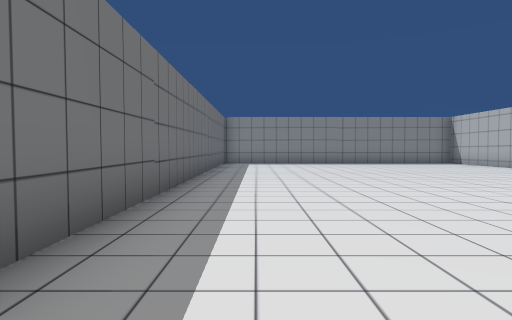
view 1 (above)

16 first-person views from a walk through a Unity game level. The camera is 1.3 m above the floor, tilts 2° down and sees 75° across. The floor is counted in squares, 2 m on a side. Each view is taken from the middle of a square. On the plan, view 1 faces up. The plan holds only what a view shows up to about 10 squares ahead; the rest is blank. The player is left out.

view 2
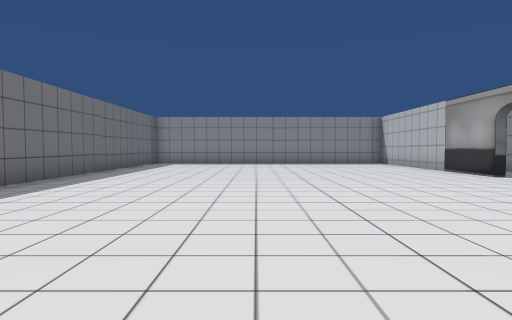

view 3
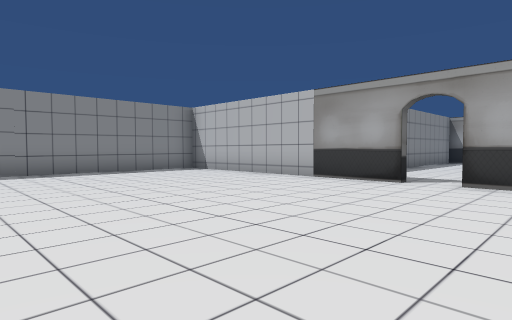

view 4
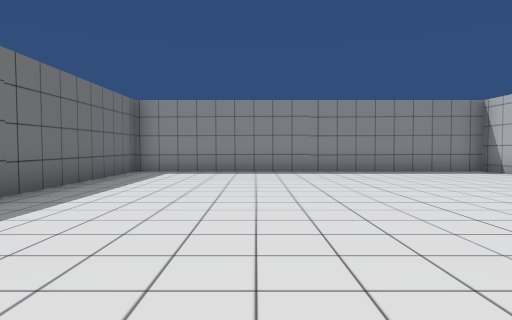

view 5
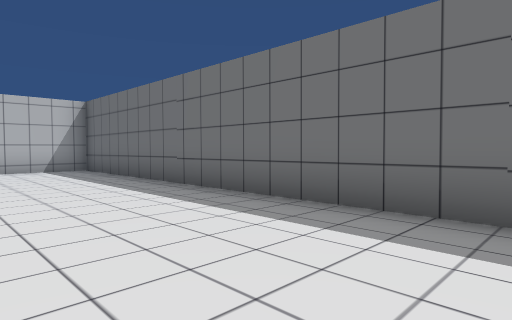

view 6
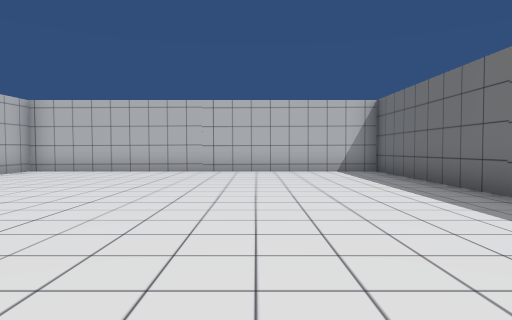

view 7
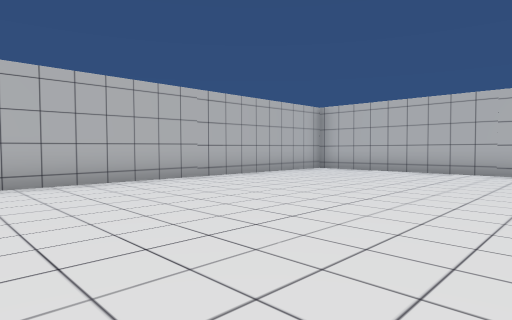

view 8
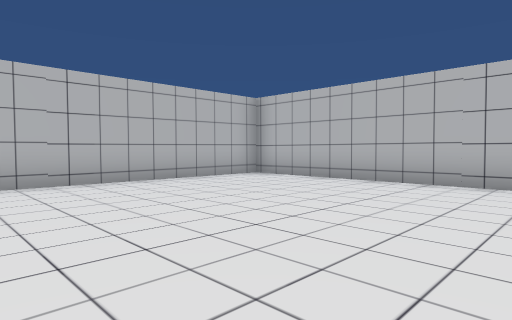

view 9
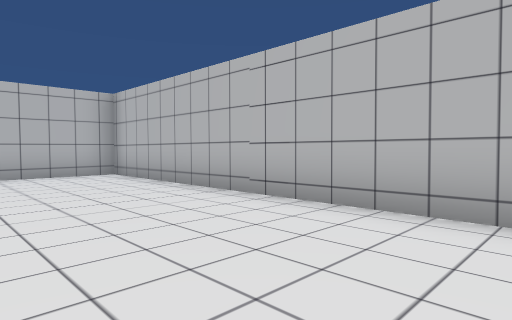

view 10
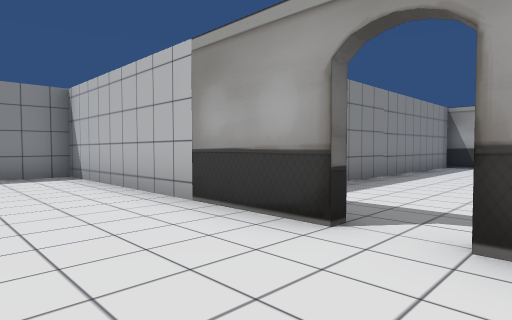

view 11
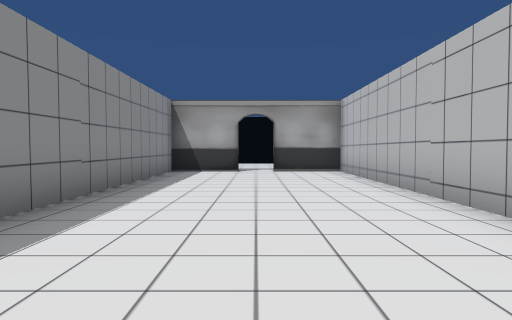

view 12
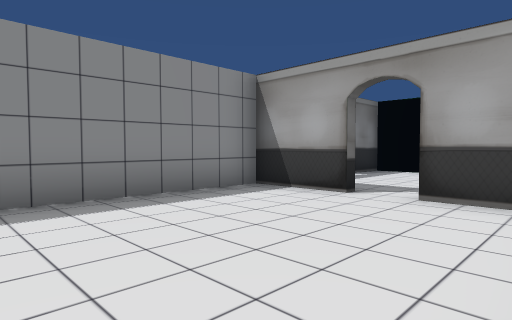

view 13
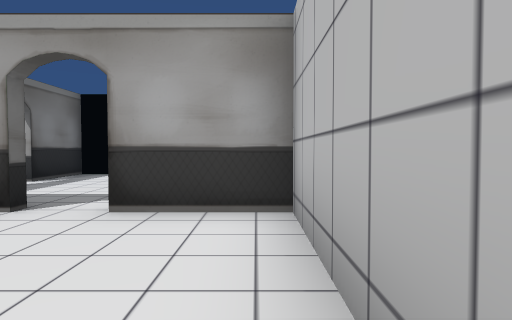

view 14
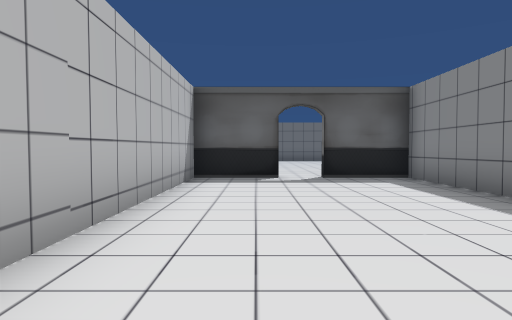

view 15
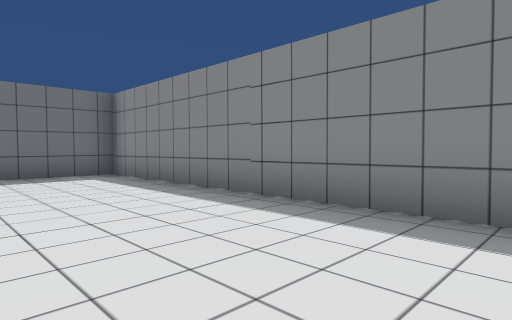

view 16
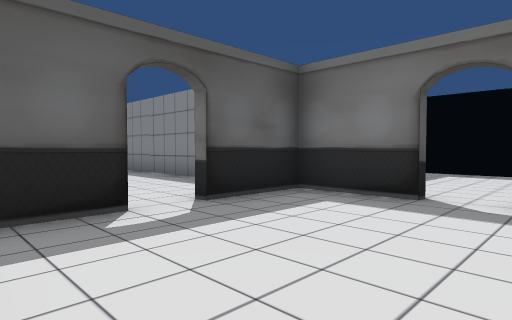

### Floor plan
Ten units are one square. View 1 is at (0, 0); x grows to the right and y downward. Boxes are objects, and circles mark ways between rooms. Rooms are numbered by the first view taken in them; rooms with no view inside come last. Other rooms are left out.
<svg viewBox="-19 -149 259 208">
<path fill="none" stroke="#000" d="M84 -58 84 -65M84 -75 84 -144 -14 -144 -14 54 84 54 84 -32M184 -74 184 -94 86 -94 86 -75M86 -65 86 -46 184 -46 184 -65M206 -94 186 -94 186 -75M186 -65 186 -54M235 -94 215 -94"/>
<circle cx="90" cy="-70" r="3" fill="#2a7"/>
<circle cx="190" cy="-70" r="3" fill="#2a7"/>
<text x="40" y="-50">1</text>
<text x="140" y="-70">2</text>
<text x="210" y="-70">3</text>
</svg>
Room 1 opens to room 2. Room 2 opens to room 3.

Where each view was taken, in squares from view 1:
view 1: 0 up, 0 right, facing up
view 2: 0 up, 3 right, facing up
view 3: 5 up, 2 right, facing up-right
view 4: 5 up, 2 right, facing up
view 5: 5 up, 2 right, facing down-left
view 6: 4 up, 2 right, facing down
view 7: 4 up, 2 right, facing down-right
view 8: 1 up, 2 right, facing down-right
view 9: 2 down, 0 right, facing down-right
view 10: 6 up, 6 right, facing up-right
view 11: 7 up, 9 right, facing right
view 12: 5 up, 14 right, facing up-right
view 13: 5 up, 15 right, facing right
view 14: 6 up, 16 right, facing left
view 15: 11 up, 7 right, facing up-left
view 16: 5 up, 22 right, facing up-left
